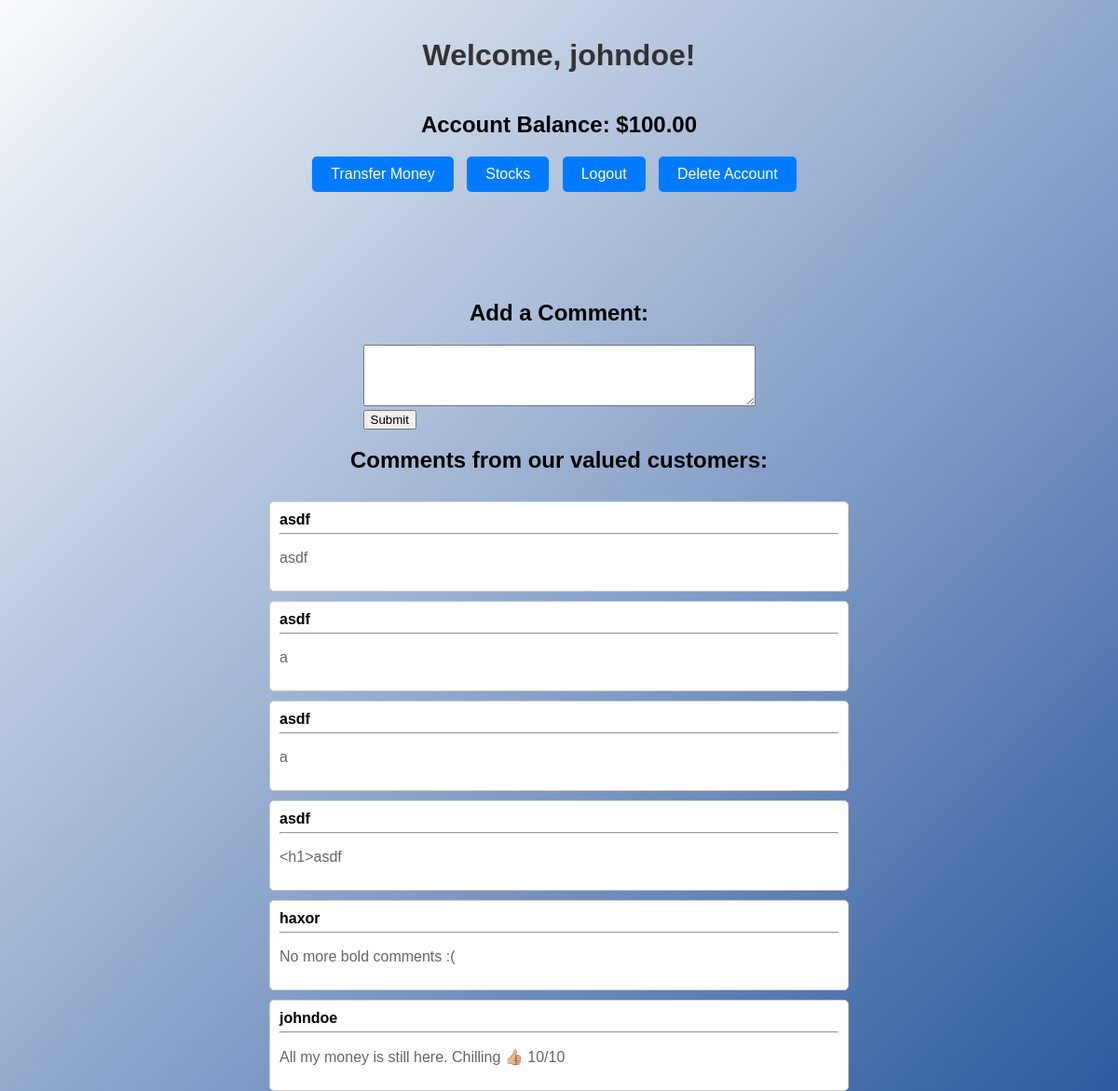
Before: /dashboard (signed in) with the older database file.
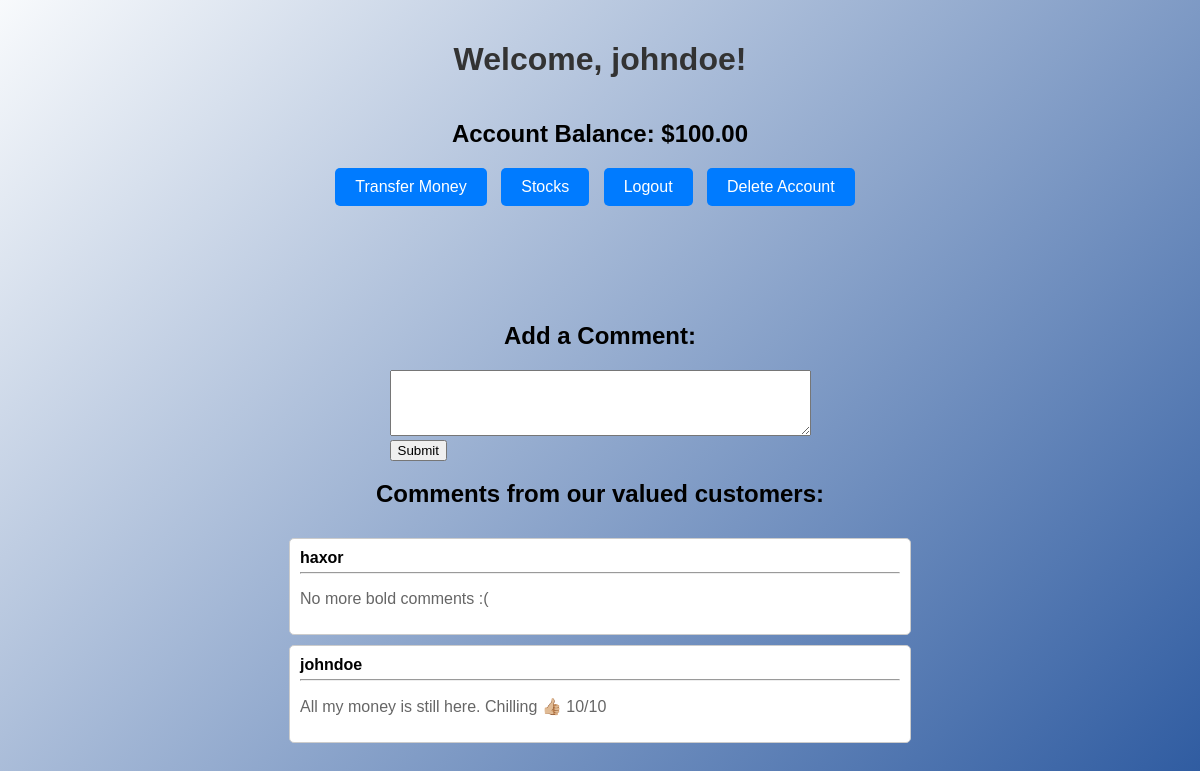
After: the same page with the newer database file.
### tables this page shows
CREATE TABLE comments (
   id INTEGER PRIMARY KEY AUTOINCREMENT,
   username TEXT,
   content TEXT
);

### app_SECURE.py (the view)
@app.route('/dashboard')
def dashboard():
    if 'username' not in session:
        return redirect('/')
    username = session['username']
    conn = get_db()
    cursor = conn.cursor()
    cursor.execute("SELECT balance FROM users WHERE username=?", (username,))
    balance = cursor.fetchone()[0]
    cursor.execute("SELECT username, content FROM comments")
    comments = cursor.fetchall()
    cursor.execute("SELECT admin FROM users WHERE username=?", (username,))
    admin = True if cursor.fetchone()[0] else False
    return render_template('dashboard_secure.html', username=username, balance=balance, is_admin=admin, comments=comments)

### app_SECURE.py (called while the page is built)
def get_db():
    db = sqlite3.connect(DATABASE)
    return db

### templates/dashboard_secure.html (shortened to what this page needs)
<!DOCTYPE html>
<html lang="en">
<head>
    <link rel="stylesheet" href="{{ url_for('static', filename='style.css') }}">
</head>
<body>
    <div class="container">
        <h1>Welcome, {{ username }}!</h1>
        <h2>Account Balance: ${{'%0.2f'| format(balance|float)}}</h2>
        <div class="button-container">
            <button onclick="location.href='/transfer'">Transfer Money</button>
            <button onclick="location.href='/stocks'">Stocks</button>
            <button onclick="location.href='/logout'">Logout</button>
            <button onclick="deleteAccount()">Delete Account</button>
        </div>
        <h2>Add a Comment:</h2>
        <form action="/add_comment" method="post">
            <textarea name="content" rows="4" cols="50"></textarea><br>
            <input type="submit" value="Submit">
        </form>
        <h2>Comments from our valued customers:</h2>
        {% for comment in comments[::-1] %}
            <div class="comment-box">
                <strong>{{ comment[0] }}</strong>
                <hr>
                <p>{{ comment[1] }}</p>
            </div>
        {% endfor %}
    </div>
</body>
</html>

Changed rows visible on the page:
removed comments: username "asdf", content "asdf"
removed comments: username "asdf", content "a"
removed comments: username "asdf", content "a"
removed comments: username "asdf", content "<h1>asdf"
